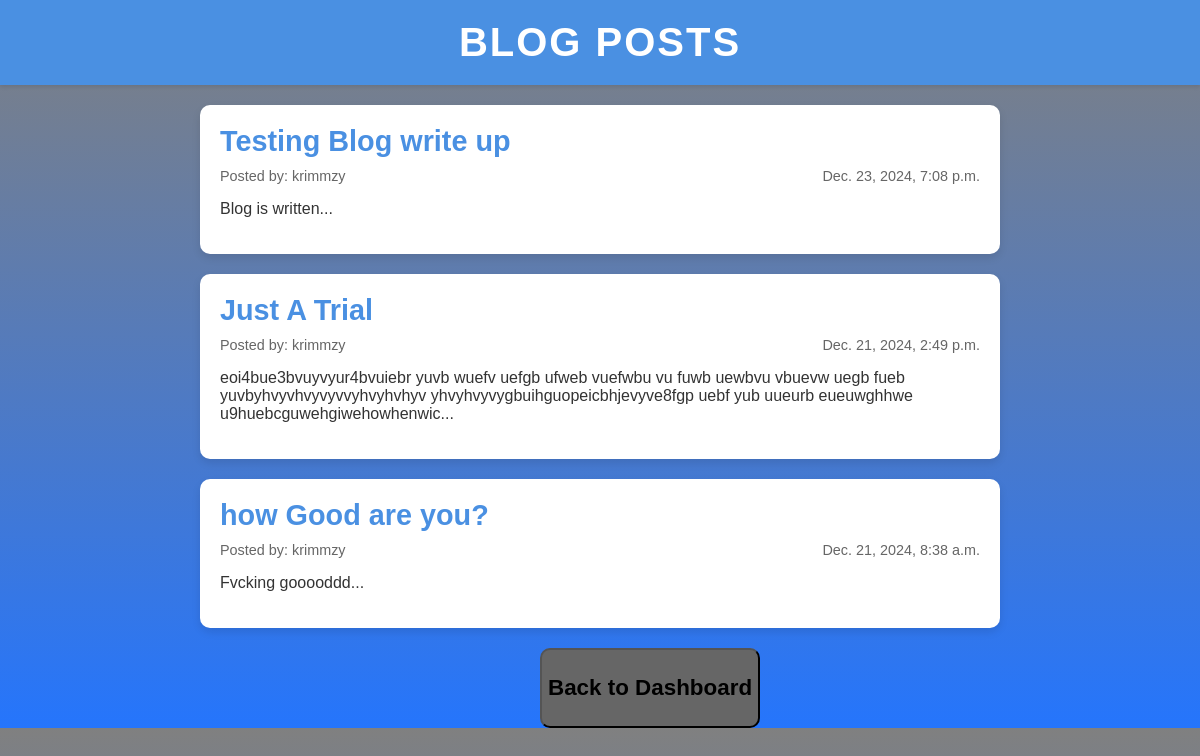
/blog/blogs/, run on the app's committed database.
### blog/models.py (models this page shows, shortened)
class Blog(models.Model):
    title = models.CharField(max_length=200)
    content = models.TextField()
    author = models.ForeignKey(User, on_delete=models.CASCADE)
    created_at = models.DateTimeField(auto_now_add=True)

### blog/views.py (the view)
# urls.py: path('blogs/', blog_list_view, name='blog_list'),
def blog_list_view(request):
    blogs = Blog.objects.all().order_by('-created_at')
    return render(request, 'blog_list.html', {'blogs': blogs})

### templates/blog_list.html (shortened to what this page needs)
<!DOCTYPE html>
<html lang="en">
<head>
</head>
<body>
    <header>
        <h1>Blog Posts</h1>
    </header>
    {% for blog in blogs %}
    <main>
        <section class="blog-post">
            <h2 class="blog-title">{{ blog.title }}</h2>
            <div class="blog-meta">
                <span class="author">Posted by: {{ blog.author.username }}</span>
                <span class="date-time">{{ blog.created_at }}</span>
            </div>
            <p class="blog-content"><p>{{ blog.content|slice:":200" }}...</p></p>
        </section>
    </main>
    {% endfor %}
    <button><a href="{% url 'dashboard' %}">Back to Dashboard</a></button>
</body>
</html>

### templates/blog_list.html (style rules this page uses)
body { margin: 0; padding: 0; font-family: 'Arial', sans-serif; background: linear-gradient(to bottom, grey, #2575fc); color: #333; }
header { background: #4a90e2; padding: 20px 0; text-align: center; color: white; box-shadow: 0 2px 4px rgba(0, 0, 0, 0.1); }
header h1 { margin: 0; font-size: 2.5rem; letter-spacing: 2px; text-transform: uppercase; }
main { max-width: 800px; margin: 20px auto; padding: 0 20px; }
.blog-post { background: #ffffff; margin-bottom: 20px; padding: 20px; border-radius: 10px; box-shadow: 0 4px 8px rgba(0, 0, 0, 0.1); transition: transform 0.3s ease; }
.blog-title { margin: 0; font-size: 1.8rem; color: #4a90e2; font-weight: bold; margin-bottom: 10px; }
.blog-meta { font-size: 0.9rem; color: #666; margin-bottom: 15px; display: flex; justify-content: space-between; flex-wrap: wrap; }
.blog-content { font-size: 1rem; line-height: 1.6; color: #444; }
.blog-meta span { display: block; }
button { display: flex; justify-content: center; align-items: center; background-color: #666; color: #2575fc; height: 80px; margin-left: 45%; border-radius: 10px; }
button a { text-decoration: none; display: flex; justify-content: center; align-items: center; font-size: 1.4rem; color: black; font-weight: bolder; }

### data on the page
Blog: title "Testing Blog write up", author.username "krimmzy", created_at "Dec. 23, 2024, 7:08 p.m.", content "Blog is written"
Blog: title "Just A Trial", author.username "krimmzy", created_at "Dec. 21, 2024, 2:49 p.m.", content "eoi4bue3bvuyvyur4bvuiebr yuvb wuefv uefgb ufweb vuefwbu vu fuwb uewbvu vbuevw uegb fueb yuvbyhvyvhvyvyvvyhvyhvhyv yhvyhvyvygbuihguopeicbhjevyve8fgp uebf yub uueurb eueuwghhwe u9huebcguwehgiwehowhenwic"
Blog: title "how Good are you?", author.username "krimmzy", created_at "Dec. 21, 2024, 8:38 a.m.", content "Fvcking gooooddd"
